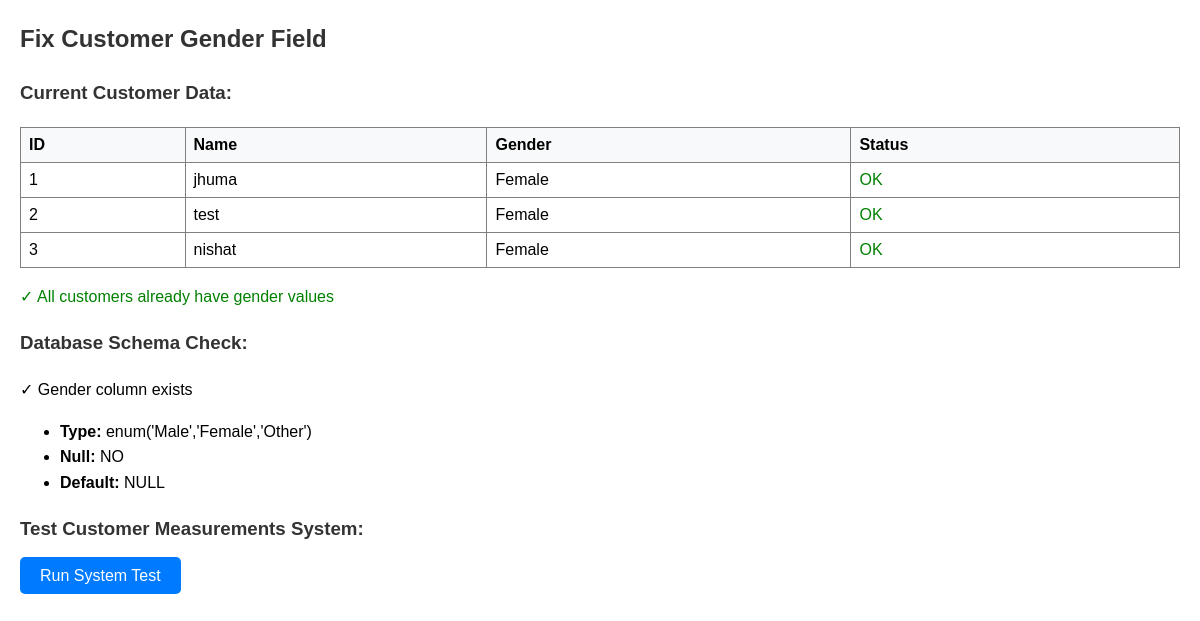
The app's page /fix_customer_gender.php with its own data.
### tables this page shows
CREATE TABLE `customer` (
  `id` bigint(20) UNSIGNED NOT NULL,
  `user_id` bigint(20) UNSIGNED DEFAULT NULL,
  `fullname` varchar(255) NOT NULL,
  `address` text DEFAULT NULL,
  `phone` varchar(255) NOT NULL,
  `city` varchar(255) DEFAULT NULL,
  `email` varchar(255) DEFAULT NULL,
  `comment` text DEFAULT NULL,
  `gender` enum('Male','Female','Other') NOT NULL,
  `date_of_birth` date DEFAULT NULL,
  `emergency_contact` varchar(255) DEFAULT NULL,
  `customer_code` varchar(50) UNIQUE DEFAULT NULL,
  `status` enum('active','inactive') DEFAULT 'active',
  `created_at` timestamp NULL DEFAULT NULL,
  `updated_at` timestamp NULL DEFAULT NULL
);

### fix_customer_gender.php (the view, shortened to what this page needs)
<?php
echo "<h2>Fix Customer Gender Field</h2>";
try {
    require_once 'backend/config.php';
    $stmt = $pdo->query("SELECT id, fullname, gender FROM customer WHERE status = 'active'");
    $customers = $stmt->fetchAll();
    echo "<h3>Current Customer Data:</h3>";
    echo "<table border='1' style='border-collapse: collapse; width: 100%;'>";
    echo "<tr><th>ID</th><th>Name</th><th>Gender</th><th>Status</th></tr>";
    $needsUpdate = 0;
    foreach ($customers as $customer) {
        $status = empty($customer['gender']) ? 'Missing' : 'OK';
        echo "<tr>";
        echo "<td>" . $customer['id'] . "</td>";
        echo "<td>" . htmlspecialchars($customer['fullname']) . "</td>";
        echo "<td>" . htmlspecialchars($customer['gender'] ?? 'NULL') . "</td>";
        echo "<td style='color: " . ($status === 'OK' ? 'green' : 'red') . ";'>" . $status . "</td>";
        echo "</tr>";
    }
    echo "</table>";
    if ($needsUpdate > 0) {
        echo "<h3>Fixing Missing Gender Values:</h3>";
        $stmt = $pdo->prepare("UPDATE customer SET gender = 'Male' WHERE gender IS NULL OR gender = ''");
        $updated = $stmt->execute();
        if ($updated) {
            echo "<p style='color: green;'>✓ Updated $needsUpdate customers with default gender 'Male'</p>";
        } else {
            echo "<p style='color: red;'>✗ Failed to update customer gender values</p>";
        }
        $stmt = $pdo->query("SELECT COUNT(*) as count FROM customer WHERE gender IS NULL OR gender = ''");
        $result = $stmt->fetch();
        if ($result['count'] == 0) {
            echo "<p style='color: green;'>✓ All customers now have gender values</p>";
        } else {
            echo "<p style='color: red;'>✗ " . $result['count'] . " customers still missing gender</p>";
        }
    } else {
        echo "<p style='color: green;'>✓ All customers already have gender values</p>";
    }
    echo "<h3>Database Schema Check:</h3>";
    $stmt = $pdo->query("SHOW COLUMNS FROM customer LIKE 'gender'");
    $genderColumn = $stmt->fetch();
    if ($genderColumn) {
        echo "<p>✓ Gender column exists</p>";
        echo "<ul>";
        echo "<li><strong>Type:</strong> " . $genderColumn['Type'] . "</li>";
        echo "<li><strong>Null:</strong> " . $genderColumn['Null'] . "</li>";
        echo "<li><strong>Default:</strong> " . ($genderColumn['Default'] ?? 'NULL') . "</li>";
        echo "</ul>";
    } else {
        echo "<p style='color: red;'>✗ Gender column does not exist</p>";
        echo "<p>Run this SQL to add the gender column:</p>";
        echo "<pre>ALTER TABLE customer ADD COLUMN gender ENUM('Male', 'Female', 'Other') NOT NULL DEFAULT 'Male';</pre>";
    }
    echo "<h3>Test Customer Measurements System:</h3>";
    echo "<p><a href='test_customer_measurements.php' style='background: #007bff; color: white; padding: 10px 20px; text-decoration: none; border-radius: 5px;'>Run System Test</a></p>";
} catch (Exception $e) {
    echo "<p style='color: red;'>Error: " . $e->getMessage() . "</p>";
}
?>

### fix_customer_gender.php (style rules this page uses)
h2, h3 { color: #333; }
table { margin: 10px 0; }
th, td { padding: 8px; text-align: left; }
th { background: #f8f9fa; }

### records on screen
customer: id "1", fullname "jhuma", gender "Female", gender "OK"
customer: id "2", fullname "test", gender "Female", gender "OK"
customer: id "3", fullname "nishat", gender "Female", gender "OK"

### other values on screen
$genderColumn['Type'] "enum('Male','Female','Other')"
$genderColumn['Null'] "NO"
$genderColumn['Default'] "NULL"
